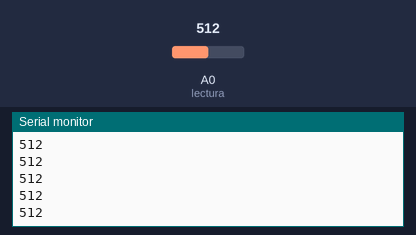
A sketch run on a simulated Arduino Uno, built with avr-gcc and run on an emulated ATmega328P. Parts: the last lines printed to the serial monitor. The test bench sets the inputs (shaded band); at power-on: A0 (lectura) = 512.

Above: at 1.2 s.
1.3 s: A0 (lectura) set to 709
At 1.8 s:
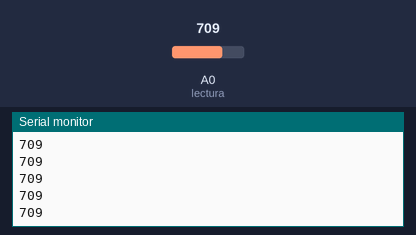
2.8 s: A0 (lectura) set to 716
At 3.8 s:
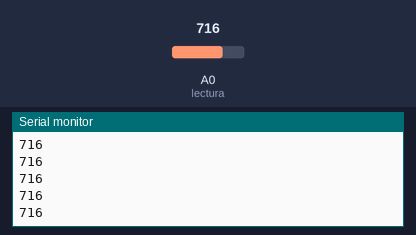
Timing chart, 0 to 5.8 s (numbered marks = the images above; inputs shaded):
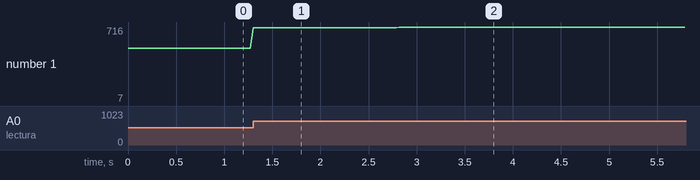

The sketch:

PruebaPulsometro.ino
```cpp
int lectura=A0;
int senal=0;


void setup(){
Serial.begin(9600);
pinMode(lectura,INPUT);
}

void loop(){
senal=analogRead(lectura);
Serial.println(senal);

if(senal >= 700){
digitalWrite(9,HIGH);
}

if(senal <= 699){
digitalWrite(9,LOW);
}

delay(30);
}
```

Measured:
- after the input at 1.3 s, the serial monitor: prints a new line at once (image 1)
- after the input at 2.8 s, the serial monitor: prints a new line at once (image 2)
- plotted number 1: 512 → 709 after the input at 1.3 s
